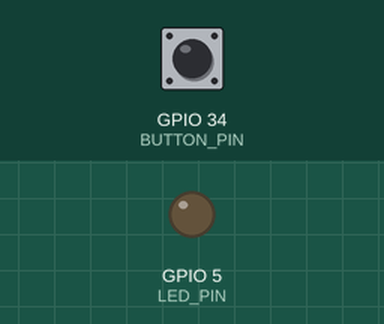
Simulated run of this program. Board: ESP32. Parts: output pins drawn as LEDs (lit = HIGH). Inputs (shaded band) come from the test bench; at power-on: GPIO 34 (BUTTON_PIN) HIGH.

Above: at 1.2 s.
1.3 s: GPIO 34 (BUTTON_PIN) pulled LOW for 0.15 s
At 2.5 s:
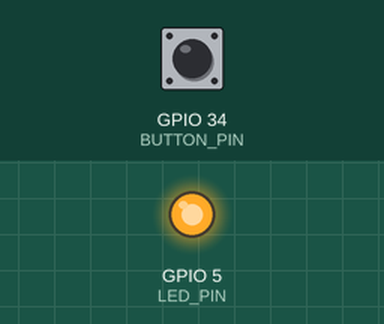
2.9 s: GPIO 34 (BUTTON_PIN) pulled LOW for 1 s
At 3.6 s:
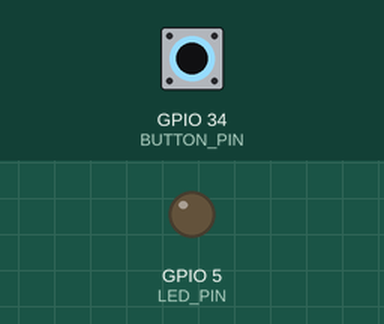
5.4 s: GPIO 34 (BUTTON_PIN) pulled LOW for 3.2 s
At 6.7 s:
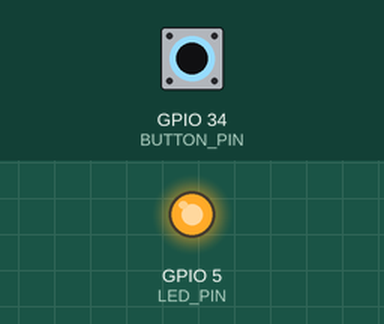
Timing chart, 0 to 8.4 s (numbered marks = the images above; inputs shaded):
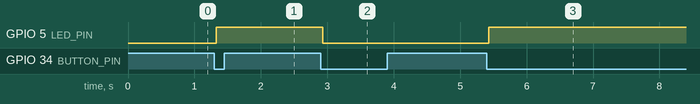

The program:

main.cpp
```cpp
// Button Interfacing — FreeRTOS Task Version
// The ISR does the absolute minimum: it notifies a waiting task.
// All real work (debounce + toggling the LED) happens inside the task,
// which stays blocked on ulTaskNotifyTake() using zero CPU until the
// ISR wakes it — no polling, no flag checked every loop() iteration.
/*Designed and Created By Delbin*/
#include <Arduino.h>

#define BUTTON_PIN 34
#define LED_PIN 5

TaskHandle_t buttonTaskHandle = NULL;

void IRAM_ATTR buttonISR() {
  // Wakes buttonTask; safe to call from an ISR, does no blocking work itself.
  vTaskNotifyGiveFromISR(buttonTaskHandle, NULL);
}

void buttonTask(void *parameter) {
  bool ledState = false;
  pinMode(LED_PIN, OUTPUT);

  while (true) {
    // Block here (using no CPU) until the ISR sends a notification
    ulTaskNotifyTake(pdTRUE, portMAX_DELAY);

    // Debounce: wait out the bounce window, then confirm the pin is
    // still in the pressed state before acting on it
    vTaskDelay(pdMS_TO_TICKS(30));
    if (digitalRead(BUTTON_PIN) == LOW) {
      ledState = !ledState;
      digitalWrite(LED_PIN, ledState);
    }
  }
}

void setup() {
  pinMode(BUTTON_PIN, INPUT_PULLUP);
  xTaskCreate(buttonTask, "Button Task", 2048, NULL, 2, &buttonTaskHandle);
  attachInterrupt(digitalPinToInterrupt(BUTTON_PIN), buttonISR, FALLING);
}

void loop() {
  vTaskDelay(pdMS_TO_TICKS(1000));
}
```

Measured:
- after the input at 1.3 s, GPIO 5 (LED_PIN): LOW → HIGH at once
- after the input at 2.9 s, GPIO 5 (LED_PIN): HIGH → LOW at once
- after the input at 5.4 s, GPIO 5 (LED_PIN): LOW → HIGH at once
